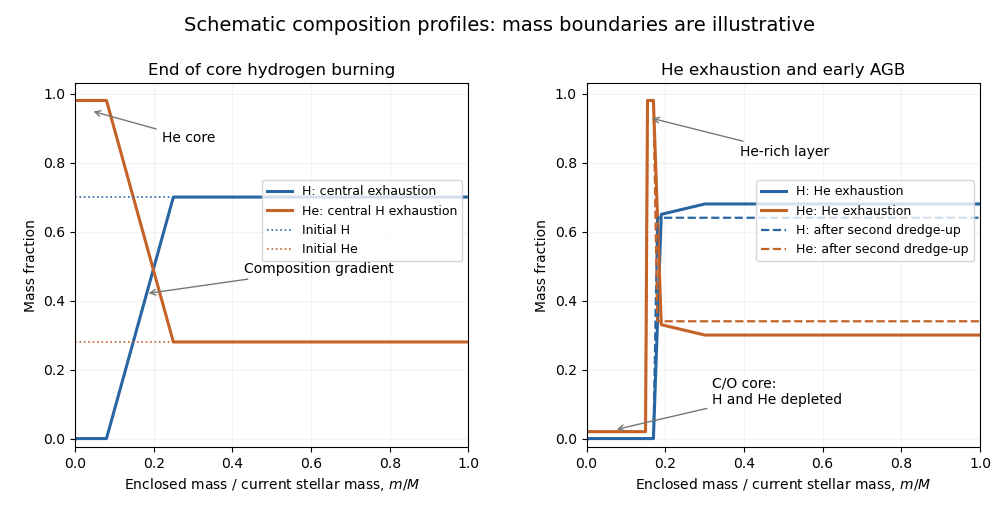

Reproduce this figure in Python.
"""Original schematic stellar composition profiles, not computed models.
Python 3.14, numpy 2.3.5, matplotlib 3.10.7; output to CWD.
"""
from pathlib import Path
import numpy as np
import matplotlib
matplotlib.use('Agg')
import matplotlib.pyplot as plt
q=np.linspace(0,1,1001)
# H exhaustion: helium core and gradient left by a retreating convective core.
xh=np.interp(q,[0,.08,.25,1],[0,0,.70,.70]);yh=.98-xh
# Helium exhaustion: C/O core, helium mantle and hydrogen-rich envelope.
xe=np.interp(q,[0,.15,.17,.19,.3,1],[0,0,0,.65,.68,.68])
ye=np.interp(q,[0,.15,.155,.17,.19,.3,1],[.02,.02,.98,.98,.33,.30,.30])
# Second dredge-up homogenizes the envelope and moves its H boundary inward.
xd=np.interp(q,[0,.15,.17,.18,1],[0,0,0,.64,.64])
yd=np.interp(q,[0,.15,.155,.17,.18,1],[.02,.02,.98,.98,.34,.34])
assert all(np.all((z>=0)&(z<=1)) for z in [xh,yh,xe,ye,xd,yd])
assert all(np.all(x+y<=1.000001) for x,y in [(xh,yh),(xe,ye),(xd,yd)])
fig,axs=plt.subplots(1,2,figsize=(10,5.2),dpi=100,facecolor='white')
axs[0].plot(q,xh,color='#2866a3',lw=2.2,label='H: central exhaustion')
axs[0].plot(q,yh,color='#c56227',lw=2.2,label='He: central H exhaustion')
axs[0].axhline(.70,color='#2866a3',ls=':',lw=1.2,label='Initial H')
axs[0].axhline(.28,color='#c56227',ls=':',lw=1.2,label='Initial He')
axs[0].set_title('End of core hydrogen burning',fontsize=12)
axs[0].annotate('He core',xy=(.04,.95),xytext=(.22,.86),fontsize=10,arrowprops=dict(arrowstyle='->',color='#777'))
axs[0].annotate('Composition gradient',xy=(.18,.42),xytext=(.43,.48),fontsize=10,arrowprops=dict(arrowstyle='->',color='#777'))
axs[1].plot(q,xe,color='#2866a3',lw=2.2,label='H: He exhaustion')
axs[1].plot(q,ye,color='#c56227',lw=2.2,label='He: He exhaustion')
axs[1].plot(q,xd,color='#2866a3',ls='--',lw=1.6,label='H: after second dredge-up')
axs[1].plot(q,yd,color='#c56227',ls='--',lw=1.6,label='He: after second dredge-up')
axs[1].set_title('He exhaustion and early AGB',fontsize=12)
axs[1].annotate('C/O core:\nH and He depleted',xy=(.07,.025),xytext=(.32,.10),fontsize=10,arrowprops=dict(arrowstyle='->',color='#777'))
axs[1].annotate('He-rich layer',xy=(.16,.93),xytext=(.39,.82),fontsize=10,arrowprops=dict(arrowstyle='->',color='#777'))
for ax in axs:
 ax.set_facecolor('white');ax.set(xlim=(0,1),ylim=(-.025,1.03),xlabel=r'Enclosed mass / current stellar mass, $m/M$',ylabel='Mass fraction')
 ax.grid(alpha=.15);ax.legend(fontsize=9,loc='upper right',bbox_to_anchor=(1,.75))
fig.suptitle('Schematic composition profiles: mass boundaries are illustrative',fontsize=14,y=.97)
fig.subplots_adjust(left=.075,right=.98,bottom=.14,top=.84,wspace=.30)
fig.savefig(Path.cwd()/'paper-317-composition.png',facecolor='white',transparent=False)
plt.close(fig)
